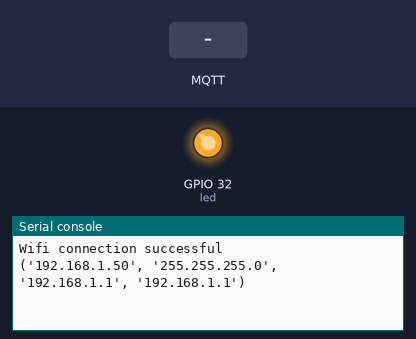
Bench run of a program on a simulated ESP32 board running MicroPython. Parts: output pins drawn as LEDs (lit = HIGH), the last lines printed to the serial console. The inputs (shaded band) are chosen by the test bench. WiFi joins after 1.5 s; no MQTT or app messages arrive unless stated; values from a settings file that is not in the repository are placeholders.

Above: at 2.8 s.
2.9 s: MQTT message "1" arrives on the first subscribed topic
At 3.6 s:
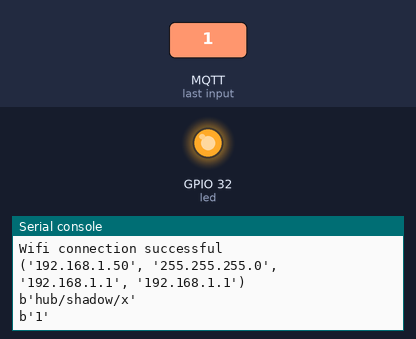
4.4 s: MQTT message "on" arrives on the first subscribed topic
At 4.7 s:
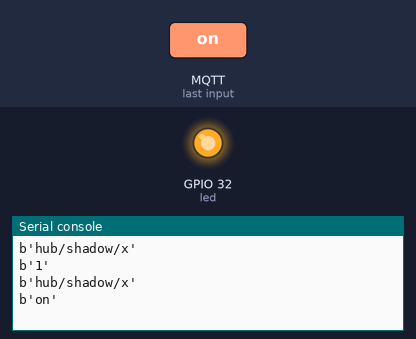
5.9 s: MQTT message "off" arrives on the first subscribed topic
At 7.1 s:
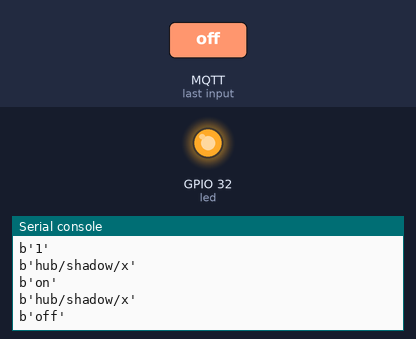

Measured:
- after the input at 2.9 s, the serial console: prints a new line at once (image 1)
- after the input at 4.4 s, the serial console: prints a new line at once (image 2)
- after the input at 5.9 s, the serial console: prints a new line at once (image 3)

The program:

main.py
```python
from machine import Pin
from shadow.candle_shadow import CandleShadow

led = Pin(32, Pin.OUT)
led.value(True)


shadows = [
    CandleShadow("0")
]

# TESTING: Subscribe to MQTT topic, use it to turn on and off candle
HUB_TOPIC = b"hub/shadow/#"

def handle_mqtt(topic, message):
    print(topic)
    print(message)

mqttc.set_callback(handle_mqtt)
mqttc.subscribe(HUB_TOPIC)


while True:
    mqttc.check_msg()
```

candle_shadow.py
```python
from .shadow import Shadow

DEVICE_TYPE = "candle"

class CandleState(object):
    def __init__(self, is_on=False):
        self._is_on = is_on


class CandleShadow(Shadow):
    def __init__(self, device_id):
        super(CandleShadow, self).__init__(device_type=DEVICE_TYPE, device_id=device_id)

        self._state_desired = CandleState()
        self._state_reported = CandleState()
```

shadow.py
```python
# Shadow devices mirror physical devices, but with an always-on
# service. The real devices may sleep or be unavailable.
#


class Shadow(object):
    def __init__(self, device_type, device_id):
        """
        The base class for device shadows. This should not be instantiated directly.

        * device_type:  The type of the device, e.g. "candle". Must be the
                        same as the device type in corresponding MQTT messages
        * device_id:    An ID, unique for each device type. E.g. "0", "1", etc.
        """
        self._device_type = device_type
        self._device_id = device_id        # Unique ID for this instance of this device
```

boot.py
```python
# This file is executed on every boot (including wake-boot from deepsleep)
import esp
import machine
import network
import ubinascii

from secrets import mqtt as mqtt_secrets
from secrets import wifi
from umqtt.simple import MQTTClient

esp.osdebug(None)
import gc
gc.collect()


# Set up WiFi
####################
station = network.WLAN(network.STA_IF)
station.active(True)
station.connect(wifi.SSID, wifi.PASSWORD)

while not station.isconnected():
    pass

print("Wifi connection successful")
print(station.ifconfig())


# Set up MQTT connection
#########################
client_id = ubinascii.hexlify(machine.unique_id())
MQTT_CLIENT_NAME = b"TestHub_" + client_id
mqttc = MQTTClient(MQTT_CLIENT_NAME, mqtt_secrets.MQTT_SERVER,
                   user=mqtt_secrets.MQTT_USER, password=mqtt_secrets.MQTT_PASSWORD)
mqttc.connect()
                   
```
